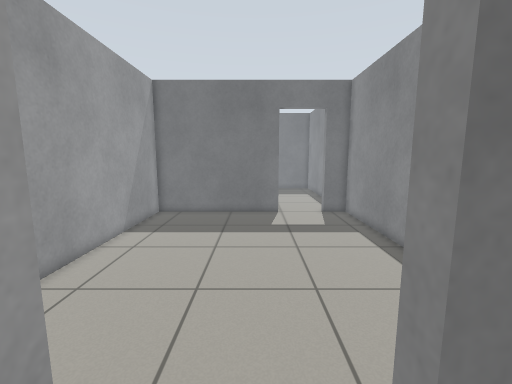
View 1 (above)

16 first-person views from a walk through a world built for the Gazebo simulator. The camera is 1.1 m above the floor, tilts 8° down and sees 90° across. The floor is counted in squares, 0.25 m on a side. Each view is taken from the middle of a square. On the plan, view 1 faces up. The plan holds only what a view shows up to about 20 squares ahead; the rest is blank.

View 2
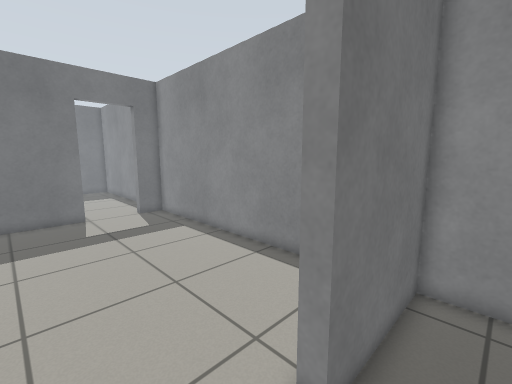

View 3
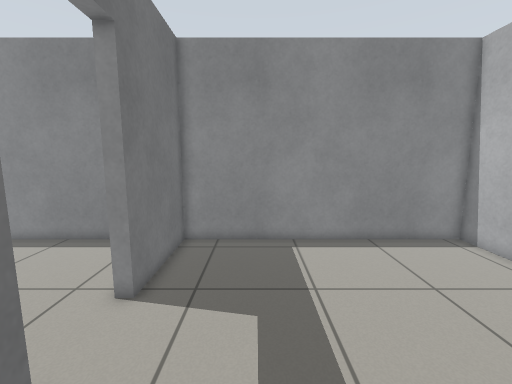

View 4
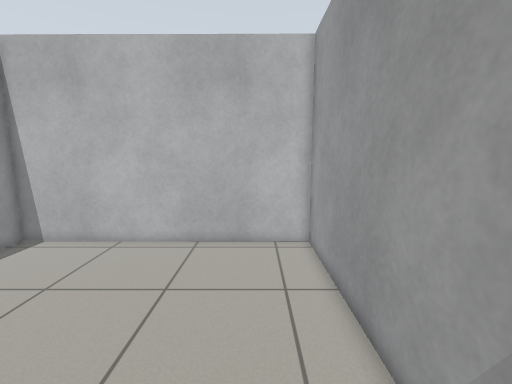

View 5
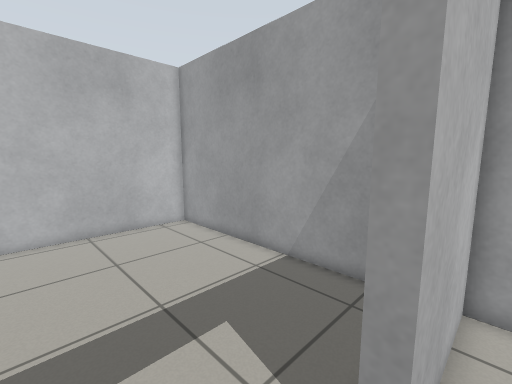

View 6
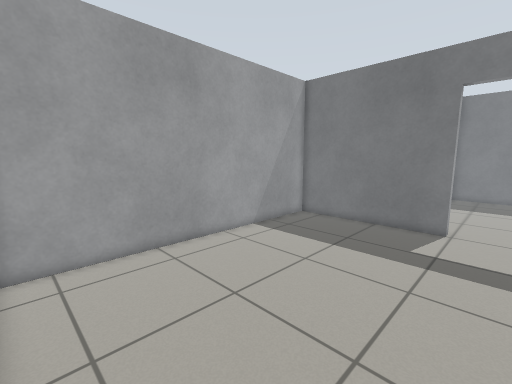

View 7
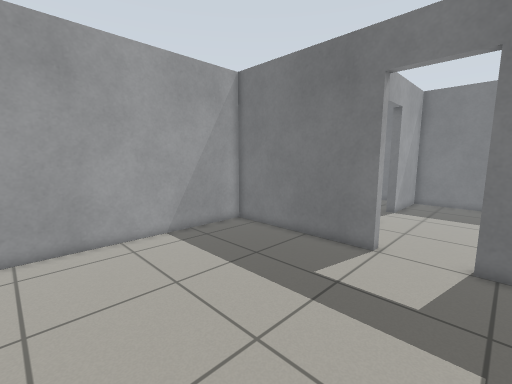

View 8
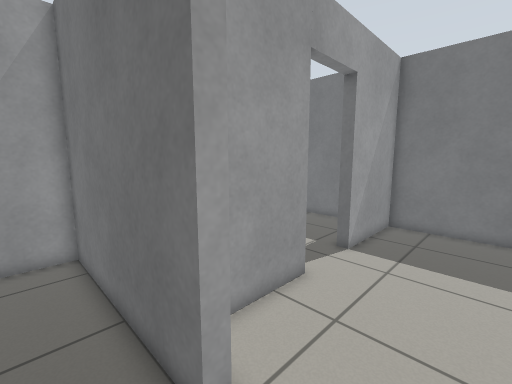

View 9
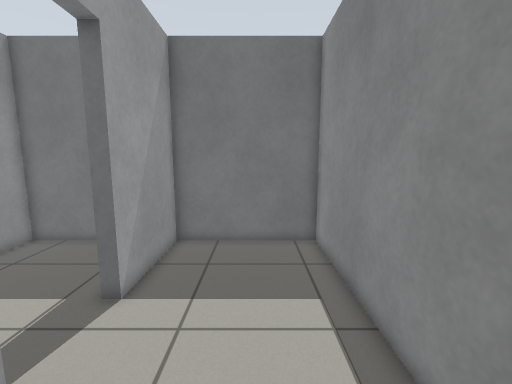

View 10
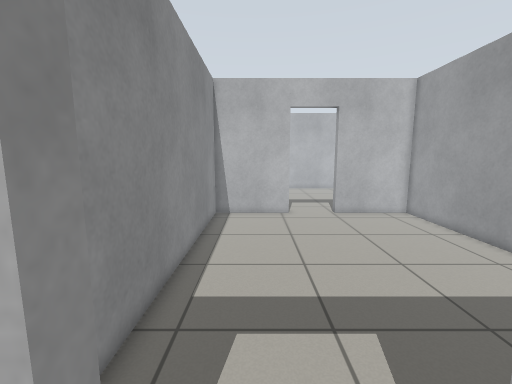

View 11
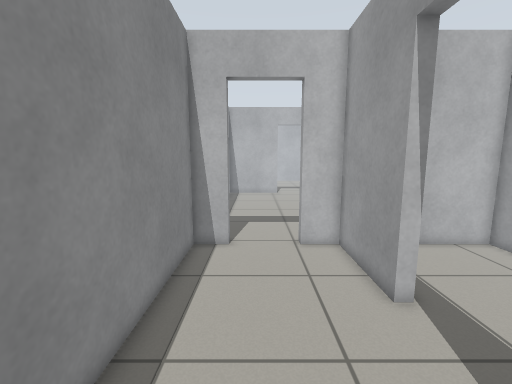

View 12
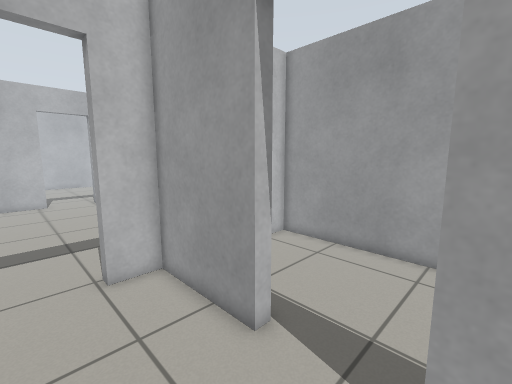

View 13
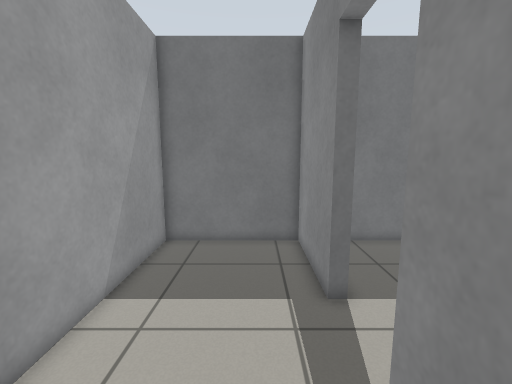

View 14
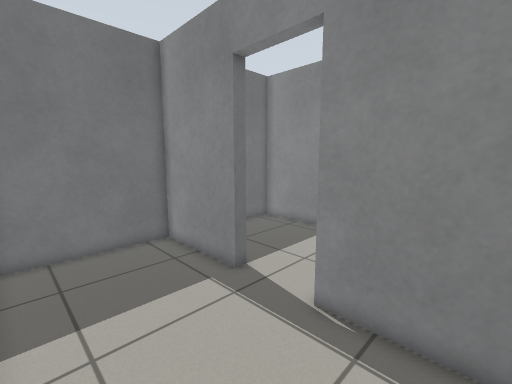

View 15
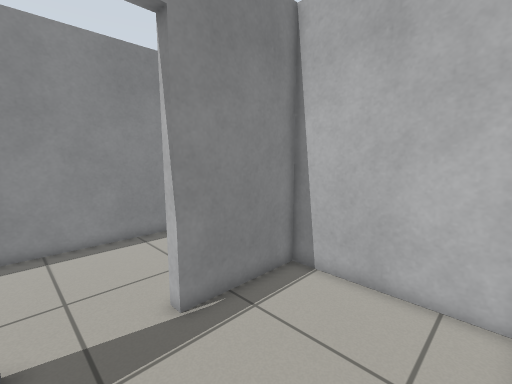

View 16
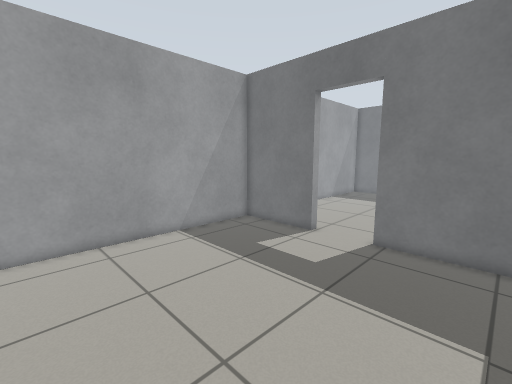

### Floor plan
Points are (right, up) in squares from view 1. A wall is a line through its corners. A room is listed if a view was taken in it or the views show most of it. See-through windows are left out.
Room 1 (views 1, 2, 3, 4, 16)
walls: (-2.2, 1.8) (-7.7, 1.8) (-7.7, -12.8) (7.1, -12.8) (7.1, 1.8) (1.4, 1.8)
ways out: open door at (-0.5, 2) to room 2
Room 2 (views 5, 6, 7, 8)
walls: (1.4, 2.4) (7.1, 2.4) (7.1, 20) (5.4, 20); (1.8, 20) (-7.7, 20) (-7.7, 2.4) (-2.2, 2.4)
ways out: open door at (-0.5, 2) to room 1; open door at (3.5, 20) to room 3
Room 3 (views 9, 10, 11, 12)
walls: (-0.2, 25.8) (-0.2, 20.6) (1.8, 20.6) (1.8, 20); (5.4, 20) (5.4, 20.6) (7.1, 20.6) (7.1, 35) (-0.2, 35) (-0.2, 29.4)
ways out: open door at (3.5, 20) to room 2; open door at (-0.5, 27.5) to room 4
Room 4 (views 13, 14, 15)
walls: (-0.8, 29.4) (-0.8, 35) (-7.7, 35) (-7.7, 20.6) (-0.8, 20.6) (-0.8, 25.8)
ways out: open door at (-0.5, 27.5) to room 3

Where each view was taken, in squares from view 1:
view 1: 0 up, 0 right, facing up
view 2: 0 up, 2 left, facing up-right
view 3: 2 down, 6 left, facing right
view 4: 0 up, 5 left, facing down
view 5: 3 up, 1 right, facing down-left
view 6: 3 up, 4 right, facing up-left
view 7: 8 up, 6 right, facing up-left
view 8: 18 up, 5 right, facing up-left
view 9: 22 up, 4 right, facing up
view 10: 22 up, 4 right, facing down
view 11: 33 up, 4 right, facing down
view 12: 30 up, 4 right, facing down-left
view 13: 22 up, 3 left, facing up
view 14: 22 up, 7 left, facing up-right
view 15: 29 up, 7 left, facing down-right
view 16: 11 down, 6 right, facing up-left
